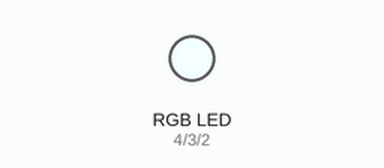
Bench run of a sketch on a simulated Arduino Mega 2560, built with avr-gcc and run on an emulated ATmega2560. Parts: an RGB LED mixed from three pins (HIGH = lit). Dim RGB values are drawn brighter than linear; pins used as bus, display or sensor lines are not drawn.

Above: at 0.15 s.
At 4.23 s:
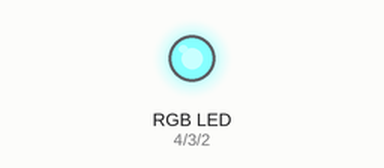
At 8.49 s:
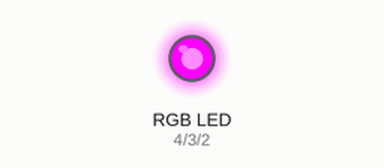
At 18.79 s:
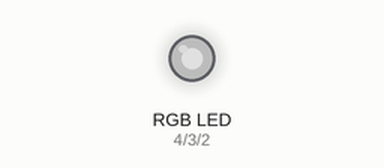
At 28.95 s:
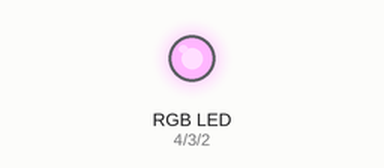
At 38.81 s:
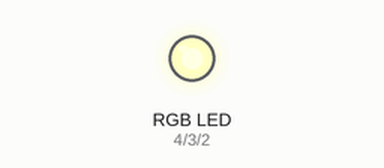
Timing chart, 0 to 40.0 s (numbered marks = the images above):
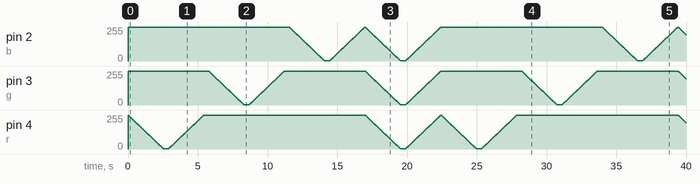

The sketch:

rbg_pwm.ino
```cpp
int b = 2, g = 3, r = 4;
//bgr
int maxx = 255;
int minn = 0;
int del = 10;
int secc = 1000/3;
#define lcdvcc 31
void setup() {
  pinMode(lcdvcc, OUTPUT);
  pinMode(r, OUTPUT);
  pinMode(g, OUTPUT);
  pinMode(b, OUTPUT); // put your setup code here, to run once:
  analogWrite(r, maxx);
  analogWrite(g, maxx);
  analogWrite(b, maxx);
  digitalWrite(lcdvcc,1);
}

void loop() {
  // put your main code here, to run repeatedly:
  a1();
  a2();
}

void a1()
{
  for (int i = maxx; i > minn; i--)
  {
    analogWrite(r, i);
    delay(del);
  }

  delay(secc);
  for (int i = minn; i < maxx ; i++)
  {
    analogWrite(r, i);
    delay(del);
  }
  delay(secc);
  for (int j = maxx; j > minn; j--)
  {
    analogWrite(g, j);
    delay(del);
  }
  delay(secc);
  for (int i = minn; i < maxx ; i++)
  {
    analogWrite(g, i);
    delay(del);
  }
  delay(secc);
  for (int k = maxx; k > minn; k--)
  {
    analogWrite(b, k);
    delay(del);
  }
  delay(secc);
  for (int i = minn; i < maxx ; i++)
  {
    analogWrite(b, i);
    delay(del);
  }
}

void a2()
{
  for (int i = maxx; i > minn; i--)
  {
    analogWrite(r, i);
    analogWrite(g, i);
    analogWrite(b, i);
    delay(del);
  }
  delay(secc);
  for (int i = minn; i < maxx ; i++)
  {
    analogWrite(r, i);
    analogWrite(g, i);
    analogWrite(b, i);
    delay(del);
  }

}
```
